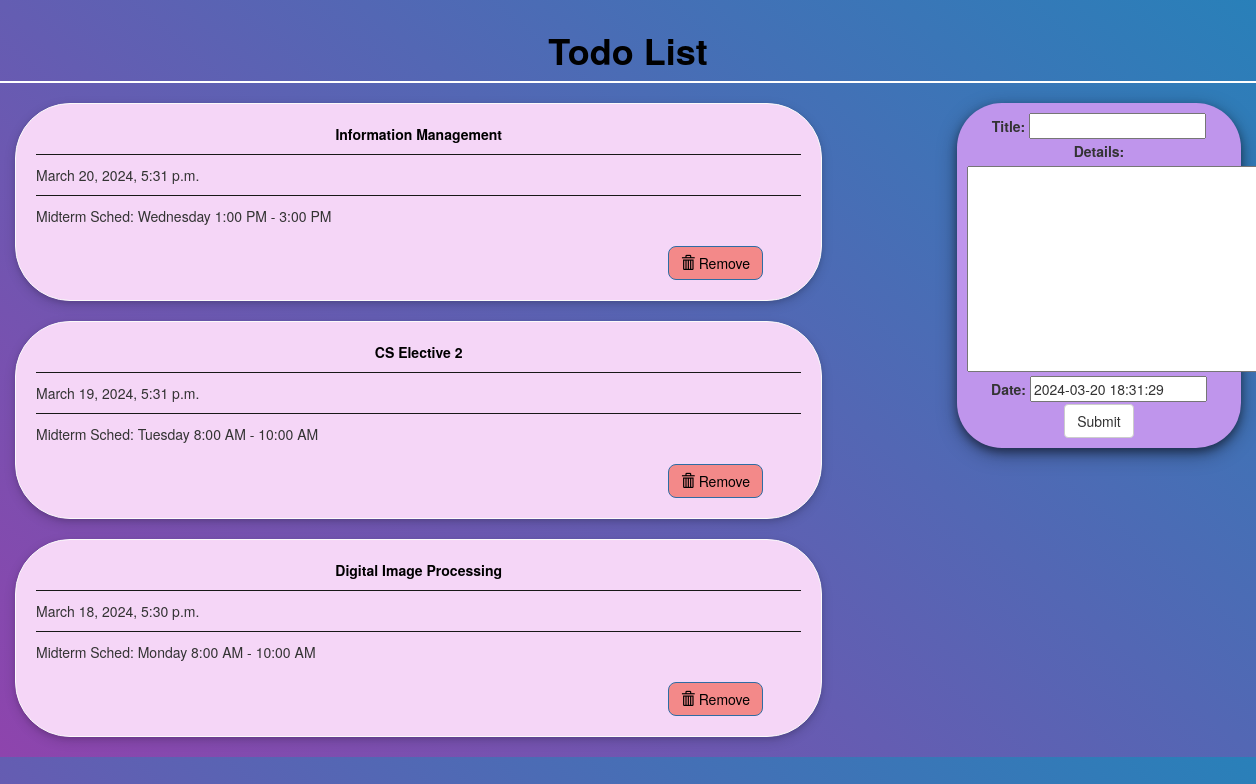
The page / on the database its author committed.
### todo/models.py (models this page shows, shortened)
class Todo(models.Model):
    title = models.CharField(max_length=100)
    details = models.TextField()
    date = models.DateTimeField(default=timezone.now)

### todo/views.py (the view)
# urls.py: path('', views.index, name="todo"),
def index(request):
    item_list = Todo.objects.order_by("-date")
    if request.method == "POST":
        form = TodoForm(request.POST)
        if form.is_valid():
            form.save()
            return redirect('todo')
    form = TodoForm()
    page = {
        "forms": form,
        "list": item_list,
        "title": "TODO LIST",
    }
    return render(request, 'todo/index.html', page)

### todo/forms.py
class TodoForm(forms.ModelForm):
    class Meta:
        model = Todo
        fields = "__all__"

### templates/todo/index.html (shortened to what this page needs)
{% load static %}
<!DOCTYPE html>
<html lang="en" dir="ltr">
<head>
    <link rel="stylesheet" href="https://maxcdn.bootstrapcdn.com/bootstrap/3.3.7/css/bootstrap.min.css">
</head>
<body class="container-fluid">
    <center class="row">
        <h1><b>Todo List</b></h1>
        <hr />
    </center>
    <div class="row">
        <div class="col-md-8">
            {% for i in list %}
            <div class="card">
                <center><b>{{ i.title }}</b></center>
                <hr /> {{ i.date }}
                <hr /> {{ i.details }}
                <br />
                <br />
                <form action="/del/{{ i.id }}" method="POST" style="padding-right: 5%; padding-bottom: 3%;">
                    <button value="Remove" type="submit" class="btn btn-primary" style="float: right;">
                            <span class="glyphicon glyphicon-trash"></span> Remove
                        </button>
                </form>
            </div>
            {% endfor %}
        </div>
        <div class="col-md-1"></div>
        <div class="col-md-3">
            <div class="submit_form">
                <form method="POST">
                    {% csrf_token %} {{ forms }}
                    <center>
                        <input type="submit" class="btn btn-default" value="Submit" />
                    </center>
                </form>
            </div>
        </div>
    </div>
</body>
</html>

### templates/todo/index.html (style rules this page uses)
body { background: linear-gradient(220deg, #2980b9, #8e44ad); color: black font-family: 'Candara' }
.row { margin-top: 10px; }
.card { box-shadow: 0 2px 4px rgba(0, 0, 0, 0.1), 0 4px 12px rgba(0, 0, 0, 0.15); background: #f5d6f7; margin-bottom: 20px; border-radius: 55px; padding: 20px; overflow: hidden; text-overflow: ellipsis; border: 1px solid #fbfafa; transition: background-color 0.3s ease, box-shadow 0.3s ease; }
.card center b { color: black; }
.card hr { border-top: 1px solid #181818; }
.submit_form { text-align: center; padding: 10px; background: #bf95ec; border-radius: 45px; box-shadow: 0 4px 8px rgba(0, 0, 0, 0.4), 0 6px 20px rgba(0, 0, 0, 0.36); }
h1 { color: #000; }
hr { border-top: 2px solid #fff; margin: 10px 0; }
.btn-primary { background-color: #f38989; color: #000; border-radius: 8px; }

### rows shown on the page
Todo: title "Information Management", date "March 20, 2024, 5:31 p.m.", details "Midterm Sched: Wednesday 1:00 PM - 3:00 PM"
Todo: title "CS Elective 2", date "March 19, 2024, 5:31 p.m.", details "Midterm Sched: Tuesday 8:00 AM - 10:00 AM"
Todo: title "Digital Image Processing", date "March 18, 2024, 5:30 p.m.", details "Midterm Sched: Monday 8:00 AM - 10:00 AM"
